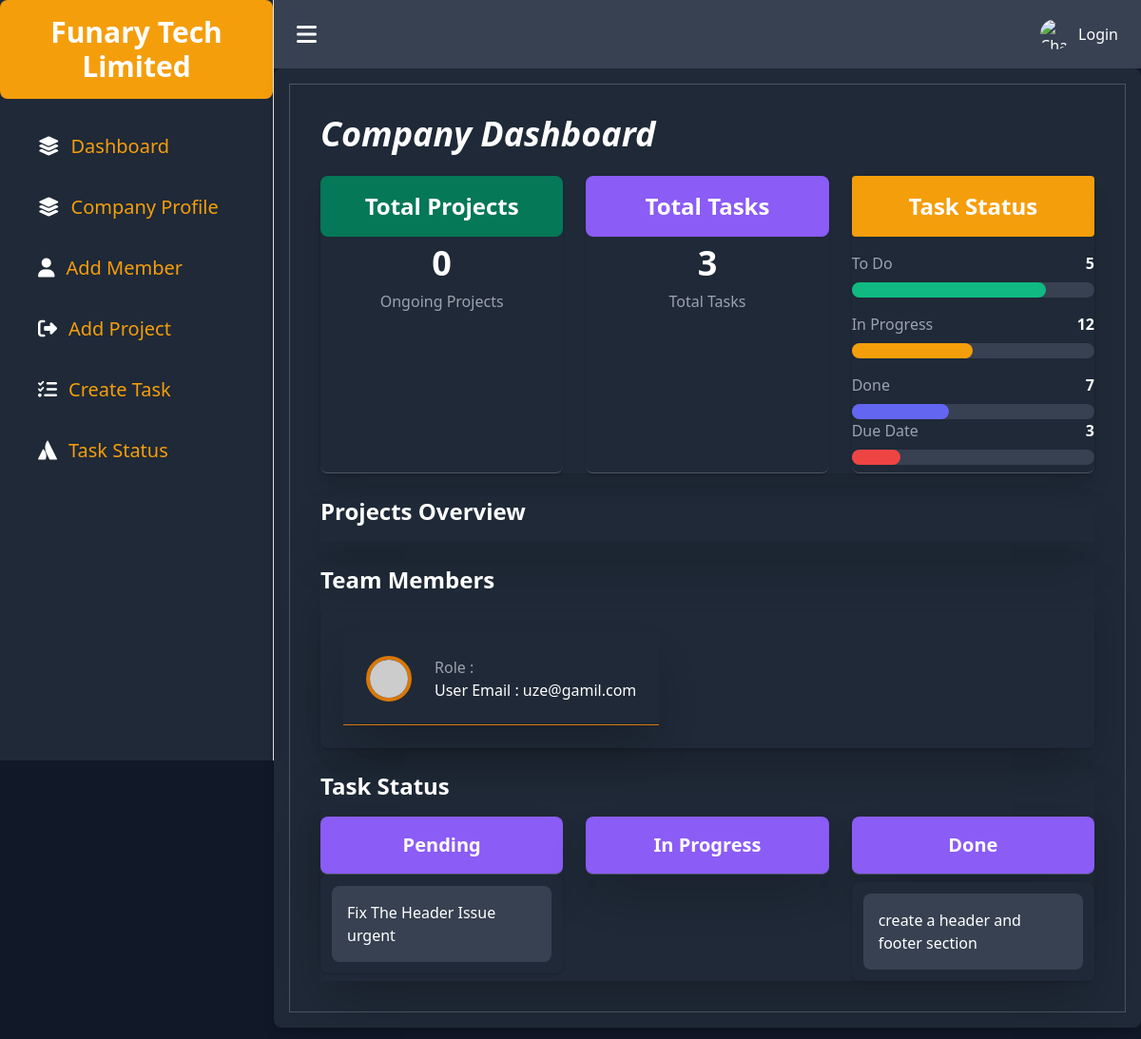
Screenshot of /companies.php?page=companyDash&comp_id=2 with the database file from the repository.
### tables this page shows
CREATE TABLE `company_profile` (
  `com_id` int(100) NOT NULL,
  `com_name` varchar(100) NOT NULL,
  `com_email` varchar(100) NOT NULL,
  `comp_desc` text NOT NULL,
  `contact` bigint(100) NOT NULL,
  `comp_address` varchar(250) NOT NULL,
  `created_on` bigint(250) NOT NULL,
  `uid` int(100) NOT NULL
);

CREATE TABLE `users` (
  `uid` int(100) NOT NULL,
  `uname` varchar(100) NOT NULL,
  `username` varchar(100) NOT NULL,
  `user_email` varchar(100) NOT NULL,
  `password` varchar(100) NOT NULL,
  `status` varchar(50) NOT NULL,
  `created` bigint(250) NOT NULL
);

CREATE TABLE `create_task` (
  `cat_task_id` int(100) NOT NULL,
  `task_name` varchar(100) NOT NULL,
  `task_desc` varchar(100) NOT NULL,
  `start_date` date NOT NULL,
  `end_date` date NOT NULL,
  `task_status` varchar(100) NOT NULL,
  `proj_id` int(100) NOT NULL
);

### companies.php (the view, shortened to what this page needs)
<?php
include 'include/connect.php';
$comp_id = $_GET['comp_id'];
$query = $pdo->prepare("SELECT * FROM `company_profile` WHERE company_profile.com_id = :comp_id");
$params = [
    ':comp_id' => $comp_id
];
$query->execute($params);
$result = $query->fetch(PDO::FETCH_ASSOC);
?>
<!DOCTYPE html>
<html lang="en">
<head>
    <link href="https://cdn.jsdelivr.net/npm/tailwindcss@2.2.19/dist/tailwind.min.css" rel="stylesheet">
    <link rel="stylesheet" href="https://cdnjs.cloudflare.com/ajax/libs/font-awesome/6.6.0/css/all.min.css"
 />
</head>
<body class="bg-gray-900 text-white">
    <div class="flex min-h-screen">
        <aside
            class="flex flex-col text-white w-72 h-screen   overflow-y-auto bg-gray-800 border-r rtl:border-r-0 rtl:border-l dark:bg-gray-900 dark:border-gray-700 transition-all duration-300">
            <a class="text-center py-4 rounded-lg bg-yellow-500"
                href="companies.php?page=com_profile&comp_id=<?php echo $result['com_id'] ?>">
                <span class="text-3xl text-white text-center font-bold"><?php echo $result['com_name'] ?></span>
            </a>
            <div class="flex flex-col justify-between text-white flex-1 mt-6">
                <nav class="flex-1 space-y-3">
                    <li class="px-10 py-3 list-none hover:bg-gray-700">
                        <a class="flex items-center text-yellow-500 text-xl gap-3 hover:text-white"
                            href="companies.php?page=companyDash&comp_id=<?php echo $comp_id; ?>">
                            <i class=" text-white fa-solid fa-layer-group"></i><span class="flex-1"> Dashboard</span>
                        </a>
                    </li>
                    <li class="px-10 py-3 list-none hover:bg-gray-700">
                        <a class="flex items-center text-yellow-500 text-xl gap-3 hover:text-white"
                            href="companies.php?page=com_profile&comp_id=<?php echo $comp_id; ?>">
                            <i class="text-white fa-solid fa-layer-group"></i><span class="flex-1">Company
                                Profile</span>
                        </a>
                    </li>
                    <li class="px-10 py-3  list-none hover:bg-gray-700">
                        <a class="flex items-center text-yellow-500 text-xl gap-3 hover:text-white"
                            href="companies.php?page=register&status=member&comp_id=<?php echo $comp_id; ?>">
                            <i class="text-white fa-solid fa-user"></i> <span class="flex-1">Add Member</span>
                        </a>
                    </li>
                    <li class="px-10 py-3  list-none hover:bg-gray-700">
                        <a class="flex items-center text-yellow-500 text-xl gap-3 hover:text-white"
                            href="companies.php?page=project&status=project&comp_id=<?php echo $comp_id; ?>">
                            <i class="text-white fa-solid fa-right-from-bracket"></i> <span class="flex-1">Add
                                Project</span>
                        </a>
                    </li>
                    <li class="px-10 py-3  list-none hover:bg-gray-700">
                        <a class="flex items-center text-yellow-500 text-xl gap-3 hover:text-white"
                            href="companies.php?page=createtask&comp_id=<?php echo $comp_id; ?>">
                            <i class="text-white fa-solid fa-list-check"></i> <span class="flex-1">Create Task</span>
                        </a>
                    </li>
                    <li class="px-10 py-3  list-none hover:bg-gray-700">
                        <a class="flex items-center text-yellow-500 text-xl gap-3 hover:text-white"
                            href="companies.php?page=task_Status&comp_id=<?php echo $comp_id; ?>">
                            <i class="text-white fa-brands fa-atlassian"></i> <span class="flex-1"> Task Status</span>
                        </a>
                    </li>
                </nav>
            </div>
        </aside>
        <div class="flex-1 ">
            <nav class="bg-gray-700 text-white flex items-center justify-between py-5 px-6">
                <a class="cursor-pointer font-bold text-2xl">
                    <i class="fa-solid fa-bars"></i>
                </a>
                <div class="flex items-center space-x-4">
                    <ul class="flex items-center space-x-4">
                        <li class="relative" x-data="{ open: false }">
                            <a class="flex items-center cursor-pointer hidden sm:flex" @click="open = !open">
                                <img src="https://img.freepik.com/premium-photo/futuristic-robotic-woman-standing-proudly-futuristic-building-science-fiction_1099938-1.jpg?ga=GA1.1.2046820249.1709015459"
                                    class="w-8 h-8 rounded-full mr-2" alt="Charles Hall">
                                <span class="text-dark">
                                    <?php
                                    if (isset($_SESSION['isLogin'])) {
                                        print ucwords($_SESSION['user_name']);
                                    } else {
                                        print "Login";
                                    }
                                    ?></span>
                            </a>
                        </li>
                    </ul>
                </div>
            </nav>
            <div id="projects" class="bg-gray-800 min-h-screen  p-4 rounded-lg shadow-lg mb-8">
                <main class="flex-1 text-white flex items-center justify-center  bg-gray-800">
                    <?php if (isset($_GET['page'])) {
                        include $_GET['page'] . '.php';
                    } else {
                        include 'dashboard.php';
                    } ?>
                </main>
            </div>
        </div>
    </div>
</body>
</html>

### companyDash.php (shortened to what this page needs)
<?php
 include 'include/connect.php';
 $comp_id = $_GET['comp_id'];
  $projects = $pdo->prepare("SELECT project.pro_name,project.pro_desc
 , company_profile.com_name
 FROM `project` LEFT JOIN company_profile on company_profile.com_id = project.com_id where project.com_id = :com_id ");;
  $params =[
     ':com_id' => $comp_id
  ];
  $projects->execute($params);
  $projects = $projects->fetchAll(PDO::FETCH_ASSOC);
    $count = count($projects);
    $tasks = $pdo->prepare("Select * from create_task ");
    $tasks->execute();
    $tasks = $tasks->fetchAll(PDO::FETCH_ASSOC);
    $countTask = count($tasks);
    $tasksOnStatus = $pdo->prepare("Select * from create_task where task_status = :status");
    $params =[
        ':status' => 'Pending'
        ];
        $tasksOnStatus->execute($params);
          $tasksOnStatus = $tasksOnStatus->fetchAll(PDO::FETCH_ASSOC);
    $tasksOnStatusOnCompleted= $pdo->prepare("Select * from create_task where task_status = :status");
    $params =[
        ':status' => 'Completed'
        ];
        $tasksOnStatusOnCompleted->execute($params);
          $tasksOnStatusOnCompleted = $tasksOnStatusOnCompleted->fetchAll(PDO::FETCH_ASSOC);
    $users = $pdo->prepare("SELECT user_profile.user_Fullname,users.user_email,
user_profile.user_role FROM `user_com_junc` LEFT JOIN users on users.uid = user_com_junc.uid LEFT JOIN user_profile on user_profile.uid = users.uid where user_com_junc.com_id = :com_id ");
$params =[
    ':com_id' => $comp_id
    ];
    $users->execute($params);
    $users = $users->fetchAll(PDO::FETCH_ASSOC);
?>
<body class="bg-gray-900 text-gray-300">
    <main class="flex-grow p-8 border border-gray-600 space-y-6">
        <h1 class="text-4xl  font-bold italic  rounded-lg   text-white ">
            Company Dashboard
        </h1>
        <section class="shadow-xl shadow-white">
            <div class="grid grid-cols-1 md:grid-cols-2 lg:grid-cols-3 gap-6">
                <div class="bg-gray-800  rounded-lg shadow text-center border-b border-gray-600">
                    <h3 class="text-2xl font-bold text-white mb-2 py-4 rounded-lg bg-green-700">Total Projects</h3>
                    <p class="text-4xl font-extrabold text-teal-500"><?php echo $count; ?></p>
                    <p class="text-gray-400 mt-2">Ongoing Projects</p>
                </div>
                <div class="bg-gray-800   rounded-lg  border-b border-gray-600 shadow text-center">
                    <h3 class="text-2xl font-bold py-4 rounded-lg  text-white bg-purple-500 mb-2">Total Tasks</h3>
                    <p class="text-4xl font-extrabold text-teal-500"><?php print $countTask ;?></p>
                    <p class="text-gray-400 mt-2">Total Tasks</p>
                </div>
                <div class="bg-gray-800  rounded-lg shadow text-center border-b border-gray-600 pb-2">
                    <h3 class="text-2xl bg-yellow-500 py-4 rounded  font-bold  text-white mb-2">Task Status</h3>
                    <div class="mt-4">
                        <div class="flex justify-between items-center mb-2">
                            <span class="text-gray-400">To Do</span>
                            <span class="text-white font-bold">5</span>
                        </div>
                        <div class="w-full bg-gray-700 rounded-full h-4 mb-4">
                            <div class="bg-green-500 h-4 rounded-full" style="width: 80%;"></div>
                        </div>
                        <div class="flex justify-between items-center mb-2">
                            <span class="text-gray-400">In Progress</span>
                            <span class="text-white font-bold">12</span>
                        </div>
                        <div class="w-full bg-gray-700 rounded-full h-4 mb-4">
                            <div class="bg-yellow-500 h-4 rounded-full" style="width: 50%;"></div>
                        </div>
                        <div class="flex justify-between items-center mb-2">
                            <span class="text-gray-400">Done</span>
                            <span class="text-white font-bold">7</span>
                        </div>
                        <div class="w-full bg-gray-700 rounded-full h-4">
                            <div class="bg-indigo-500 h-4 rounded-full" style="width: 40%;"></div>
                        </div>
                        <div class="flex justify-between items-center mb-2">
                            <span class="text-gray-400">Due Date</span>
                            <span class="text-white font-bold">3</span>
                        </div>
                        <div class="w-full bg-gray-700 rounded-full h-4">
                            <div class="bg-red-500 h-4 rounded-full" style="width: 20%;"></div>
                        </div>
                    </div>
                </div>
            </div>
        </section>
        <section class="shadow-2xl shadow-white">
            <h2 class="text-2xl font-bold mb-4 text-white">Projects Overview</h2>
        </section>
        <section class="shadow-2xl shadow-white">
            <h2 class="text-2xl font-bold mb-4 text-white">Team Members</h2>
            <div
                class="bg-gray-800 flex   flex-wrap items-center justify-start p-6 gap-6 rounded-lg shadow shadow-white space-y-4">
                <?php  foreach($users  as $index=> $user){   ?>
                <?php  if($index <4) {  ?>
                <div
                    class="flex  border-b border-yellow-600 bg-gray-800 items-center p-6 shadow-2xl shadow-white space-x-6 ">
                    <img src="https://via.placeholder.com/40" alt="Team Member"
                        class="rounded-full border-4 border-yellow-600 w-12 h-12">
                    <div>
                        <p class="text-gray-400">Role : <?php echo $user['user_role'] ?> </p>
                        <p class="text-teal-500">User Email : <?php echo $user['user_email'] ?> </p>
                    </div>
                </div>
                <?php }?>
                <?php }?>
            </div>
        </section>
        <section class="shadow-2xl shadow-white">
            <h2 class="text-2xl font-bold mb-4 text-white">Task Status</h2>
            <div class="grid grid-cols-1 md:grid-cols-3 gap-6">
                <div>
                    <h3
                        class="text-xl font-bold border-b border-gray-600 shadow-2xl shadow-white  text-center bg-purple-500 py-4 rounded-lg text-white">
                        Pending</h3>
                    <?php foreach($tasksOnStatus as $task_status){ ?>
                    <div class="bg-gray-800 p-3 rounded-lg shadow ">
                        <div class="p-4 bg-gray-700 rounded-lg"><?php echo $task_status['task_name'] ?></div>
                    </div>
                    <?php }?>
                </div>
                <div>
                    <h3
                        class="text-xl  border-b border-gray-600 shadow-2xl shadow-white  text-center bg-purple-500 py-4 font-bold rounded-lg mb-2 text-white">
                        In Progress</h3>
                </div>
                <div>
                    <h3
                        class="text-xl font-bold mb-2 border-b border-gray-600 shadow-2xl shadow-white  text-center bg-purple-500 py-4 font-bold rounded-lg text-white">
                        Done</h3>
                    <?php foreach($tasksOnStatusOnCompleted as $task_status){ ?>
                    <div class="bg-gray-800 p-3 rounded-lg shadow ">
                        <div class="p-4 bg-gray-700 rounded-lg"><?php echo $task_status['task_name'] ?></div>
                    </div>
                    <?php }?>
                </div>
            </div>
        </section>
    </main>

### rows the page displays
company_profile: com_name "Funary Tech Limited"
users: user_email "uze@gamil.com"
create_task: task_name "Fix The Header Issue urgent"
create_task: task_name "create a header and footer section"

### other values shown
$count "0"
$countTask "3"
